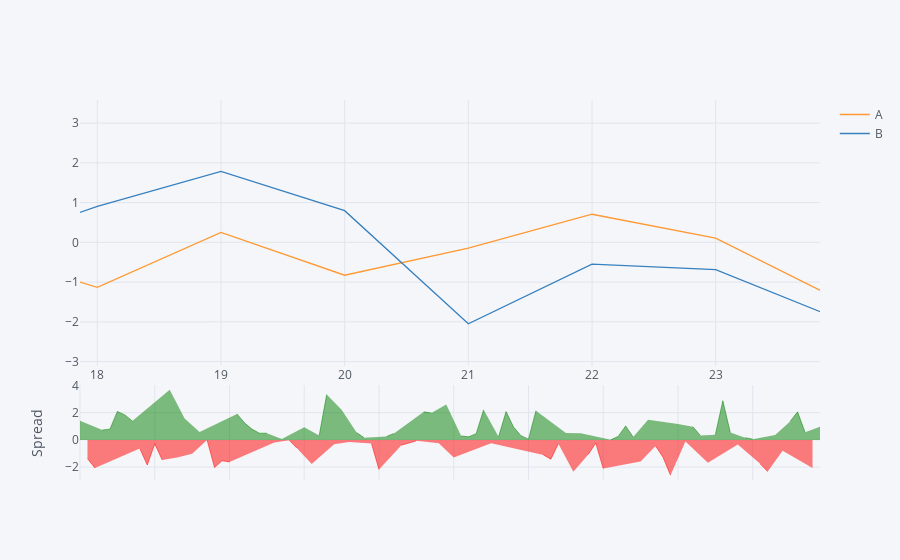

Notebook cell for this chart:
### Code cell
df[['A','B']].iplot(kind='spread')

### Figure 1 — Plotly figure (JSON) as saved in the notebook; plotly's stock layout.template omitted (floating-point values rounded to 4 significant figures)
{"data": [{"line": {"color": "rgba(255, 153, 51, 1.0)", "dash": "solid", "shape": "linear", "width": 1.3}, "mode": "lines", "name": "A", "text": "", "type": "scatter", "uid": "95e73f84-8044-498f-bf14-4db7c5c7d79f", "x": [0, 1, 2, 3, 4, 5, 6, 7, 8, 9, 10, 11, 12, 13, 14, 15, 16, 17, 18, 19, 20, 21, 22, 23, 24, 25, 26, 27, 28, 29, 30, 31, 32, 33, 34, 35, 36, 37, 38, 39, 40, 41, 42, 43, 44, 45, 46, 47, 48, 49, 50, 51, 52, 53, 54, 55, 56, 57, 58, 59, 60, 61, 62, 63, 64, 65, 66, 67, 68, 69, 70, 71, 72, 73, 74, 75, 76, 77, 78, 79, 80, 81, 82, 83, 84, 85, 86, 87, 88, 89, 90, 91, 92, 93, 94, 95, 96, 97, 98, 99], "y": [-0.2718, -0.3225, -1.157, 0.6226, 1.299, 0.7365, 0.2069, 0.3614, -1.088, -1.399, 0.2773, -0.9344, 2.556, 0.292, -0.2961, 0.5471, -0.2789, -0.1871, -1.132, 0.2477, -0.8267, -0.1447, 0.7075, 0.1064, -1.447, -1.174, 0.6533, -0.2997, 0.1004, 0.3427, -0.9999, -0.7579, 0.5488, 3.349, 0.2971, 1.125, 1.351, 0.04787, 0.5196, -0.01022, -1.311, 0.9658, -0.6579, 0.2778, -1.232, -1.181, 0.09449, 0.8878, 0.3546, 0.5375, -0.3971, -0.3743, -0.5293, -0.5074, 2.016, -0.1611, -0.9033, 0.06317, -0.4152, 0.3416, 0.5739, 1.491, -1.718, 0.005266, 0.4796, -0.4145, -1.168, 0.09514, -1.043, -0.3595, -2.217, -1.019, -0.09703, 0.2131, -1.029, -0.9069, 1.552, 0.0909, -1.015, -1.61, -0.9923, 0.8171, 1.593, -0.4442, 0.1519, 0.4699, 1.93, -0.04648, 0.7908, 1.088, -0.8915, -0.4971, -0.8488, -0.2441, -0.4337, 0.8788, 0.4137, -0.3475, -2.77, 0.6502]}, {"line": {"color": "rgba(55, 128, 191, 1.0)", "dash": "solid", "shape": "linear", "width": 1.3}, "mode": "lines", "name": "B", "text": "", "type": "scatter", "uid": "e5956fd6-8d88-47ab-a104-4376aad0763e", "x": [0, 1, 2, 3, 4, 5, 6, 7, 8, 9, 10, 11, 12, 13, 14, 15, 16, 17, 18, 19, 20, 21, 22, 23, 24, 25, 26, 27, 28, 29, 30, 31, 32, 33, 34, 35, 36, 37, 38, 39, 40, 41, 42, 43, 44, 45, 46, 47, 48, 49, 50, 51, 52, 53, 54, 55, 56, 57, 58, 59, 60, 61, 62, 63, 64, 65, 66, 67, 68, 69, 70, 71, 72, 73, 74, 75, 76, 77, 78, 79, 80, 81, 82, 83, 84, 85, 86, 87, 88, 89, 90, 91, 92, 93, 94, 95, 96, 97, 98, 99], "y": [-1.673, 1.06, 0.9151, -0.1027, 0.5118, -1.353, -1.63, -1.021, -0.4513, 0.4531, 0.5732, 0.542, -1.131, 1.589, -1.876, 1.568, -0.8518, -0.183, 0.9063, 1.783, 0.7977, -2.048, -0.5498, -0.6849, -1.939, -1.662, 0.8409, -0.3698, 0.1369, 0.9365, -1.92, 1.008, 0.234, 0.01559, 0.6248, -1.095, 1.514, -0.4994, 0.3599, 0.2635, 0.8665, 0.716, -1.128, 0.6671, -0.9978, -1.109, -1.968, -1.088, 0.5959, -2.065, 0.9009, -0.6641, -0.7543, -0.9665, -0.1986, 0.09168, -1.126, -2.017, -1.356, 0.03158, 0.5221, -0.6577, -0.609, 1.423, 0.761, -0.9195, 1.176, -0.3887, 0.02632, -0.1214, -0.1095, -1.021, -0.3489, -0.8143, -1.239, 0.6745, 0.07548, 0.5425, 0.2655, 0.9916, -2.152, 0.9431, 0.6303, -0.7642, 1.838, 0.09862, -0.9486, -0.5833, 1.133, 0.9245, -0.9458, 1.265, 1.484, -0.6065, 0.3647, -0.4811, -1.648, -0.911, -0.706, -0.3198]}, {"connectgaps": false, "fill": "tozeroy", "line": {"color": "green", "dash": "solid", "shape": "linear", "width": 0.5}, "mode": "lines", "name": "Spread", "showlegend": false, "type": "scatter", "uid": "fe70d187-b345-45ff-8bb7-aef16d56f87c", "x": [0, 1, 2, 3, 4, 5, 6, 7, 8, 9, 10, 11, 12, 13, 14, 15, 16, 17, 18, 19, 20, 21, 22, 23, 24, 25, 26, 27, 28, 29, 30, 31, 32, 33, 34, 35, 36, 37, 38, 39, 40, 41, 42, 43, 44, 45, 46, 47, 48, 49, 50, 51, 52, 53, 54, 55, 56, 57, 58, 59, 60, 61, 62, 63, 64, 65, 66, 67, 68, 69, 70, 71, 72, 73, 74, 75, 76, 77, 78, 79, 80, 81, 82, 83, 84, 85, 86, 87, 88, 89, 90, 91, 92, 93, 94, 95, 96, 97, 98, 99], "xaxis": "x2", "y": [1.401, "", "", 0.7253, 0.7868, 2.09, 1.837, 1.382, "", "", "", "", 3.687, "", 1.58, "", 0.573, "", "", "", "", 1.903, 1.257, 0.7912, 0.4922, 0.4879, "", 0.07006, "", "", 0.9201, "", 0.3148, 3.334, "", 2.22, "", 0.5472, 0.1597, "", "", 0.2497, 0.4704, "", "", "", 2.062, 1.976, "", 2.603, "", 0.2898, 0.225, 0.459, 2.215, "", 0.2223, 2.08, 0.9406, 0.31, 0.05176, 2.149, "", "", "", 0.5049, "", 0.4839, "", "", "", 0.00177, 0.2519, 1.027, 0.2098, "", 1.477, "", "", "", 1.16, "", 0.9628, 0.32, "", 0.3713, 2.879, 0.5369, "", 0.1634, 0.0543, "", "", 0.3625, "", 1.36, 2.062, 0.5635, "", 0.97], "yaxis": "y2"}, {"connectgaps": false, "fill": "tozeroy", "line": {"color": "red", "dash": "solid", "shape": "linear", "width": 0.5}, "mode": "lines", "name": "Spread", "showlegend": false, "type": "scatter", "uid": "6de942d8-48bb-4f13-b343-aca49194e4b5", "x": [0, 1, 2, 3, 4, 5, 6, 7, 8, 9, 10, 11, 12, 13, 14, 15, 16, 17, 18, 19, 20, 21, 22, 23, 24, 25, 26, 27, 28, 29, 30, 31, 32, 33, 34, 35, 36, 37, 38, 39, 40, 41, 42, 43, 44, 45, 46, 47, 48, 49, 50, 51, 52, 53, 54, 55, 56, 57, 58, 59, 60, 61, 62, 63, 64, 65, 66, 67, 68, 69, 70, 71, 72, 73, 74, 75, 76, 77, 78, 79, 80, 81, 82, 83, 84, 85, 86, 87, 88, 89, 90, 91, 92, 93, 94, 95, 96, 97, 98, 99], "xaxis": "x2", "y": ["", -1.383, -2.072, "", "", "", "", "", -0.6371, -1.852, -0.2959, -1.476, "", -1.297, "", -1.021, "", -0.004109, -2.038, -1.535, -1.624, "", "", "", "", "", -0.1876, "", -0.03646, -0.5938, "", -1.766, "", "", -0.3277, "", -0.1627, "", "", -0.2737, -2.178, "", "", -0.3893, -0.2342, -0.07202, "", "", -0.2413, "", -1.298, "", "", "", "", -0.2527, "", "", "", "", "", "", -1.109, -1.418, -0.2815, "", -2.344, "", -1.069, -0.2381, -2.107, "", "", "", "", -1.581, "", -0.4516, -1.281, -2.601, "", -0.126, "", "", -1.686, "", "", "", -0.342, "", "", -1.762, -2.333, "", -0.7984, "", "", "", -2.064, ""], "yaxis": "y2"}], "layout": {"autosize": true, "hovermode": "x", "legend": {"bgcolor": "#F5F6F9", "font": {"color": "#4D5663"}}, "paper_bgcolor": "#F5F6F9", "plot_bgcolor": "#F5F6F9", "title": {"font": {"color": "#4D5663"}}, "xaxis": {"autorange": false, "gridcolor": "#E1E5ED", "range": [17.86, 23.84], "showgrid": true, "tickfont": {"color": "#4D5663"}, "title": {"font": {"color": "#4D5663"}, "text": ""}, "type": "linear", "zerolinecolor": "#E1E5ED"}, "xaxis2": {"anchor": "y2", "autorange": true, "gridcolor": "#E1E5ED", "range": [0, 99], "showgrid": true, "showticklabels": false, "tickfont": {"color": "#4D5663"}, "title": {"font": {"color": "#4D5663"}, "text": ""}, "type": "linear", "zerolinecolor": "#E1E5ED"}, "yaxis": {"autorange": false, "domain": [0.3, 1], "gridcolor": "#E1E5ED", "range": [-3.11, 3.581], "showgrid": true, "tickfont": {"color": "#4D5663"}, "title": {"font": {"color": "#4D5663"}, "text": ""}, "type": "linear", "zerolinecolor": "#E1E5ED"}, "yaxis2": {"autorange": true, "domain": [0, 0.25], "gridcolor": "#E1E5ED", "range": [-2.951, 4.036], "showgrid": true, "tickfont": {"color": "#4D5663"}, "title": {"font": {"color": "#4D5663"}, "text": "Spread"}, "type": "linear", "zerolinecolor": "#E1E5ED"}}}
